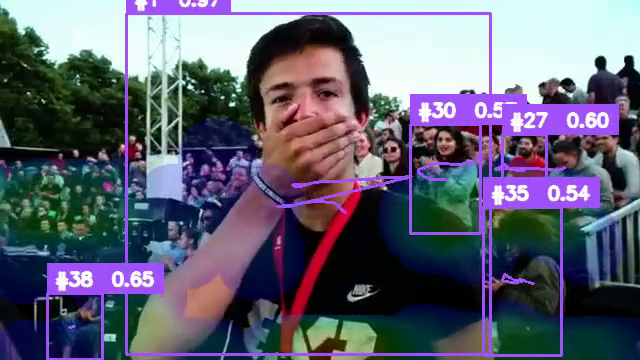
#> input picture frame 62 of output_video.mp4, 640 x 360 px
$ python extract_screenshots.py
#> lines starting #> are read from the running program, lines starting #| are printed output that depends on the picture
import cv2
import os

def extract_screenshots(video_path="output_video.mp4", num_screenshots=3, output_dir="screenshots"):
#> called with video_path = 'output_video.mp4', num_screenshots = 3, output_dir = 'screenshots'
    if not os.path.exists(output_dir):
        os.makedirs(output_dir)

    cap = cv2.VideoCapture(video_path)
    if not cap.isOpened():
        print(f"Error opening video file {video_path}")
        return

    total_frames = int(cap.get(cv2.CAP_PROP_FRAME_COUNT))
    if total_frames <= 0:
        print("Video has no frames.")
        return

    # Extract frames at equal intervals
    intervals = [total_frames // (num_screenshots + 1) * i for i in range(1, num_screenshots + 1)]

    for i, frame_idx in enumerate(intervals):
        cap.set(cv2.CAP_PROP_POS_FRAMES, frame_idx)
        ret, frame = cap.read()
        if ret:
            output_path = os.path.join(output_dir, f"screenshot_{i+1}.jpg")
            cv2.imwrite(output_path, frame)
            print(f"Saved screenshot: {output_path}")
        else:
            print(f"Failed to extract frame at index {frame_idx}")
#> this loop made 3 passes
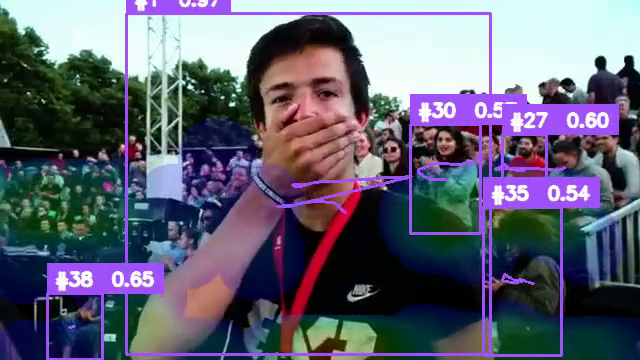
#> input picture frame 62 of output_video.mp4, 640 x 360 px
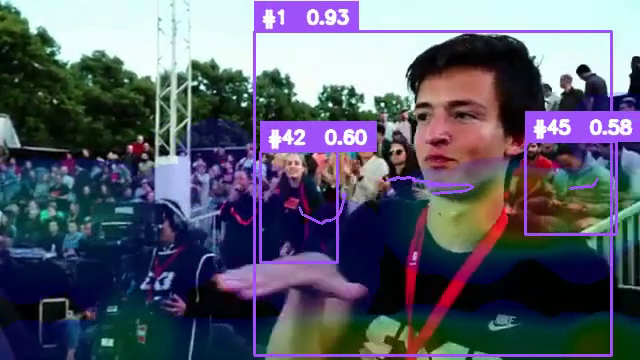
#> input picture frame 124 of output_video.mp4, 640 x 360 px
#> pass 3, in extract_screenshots, `ret, frame = cap.read()`:
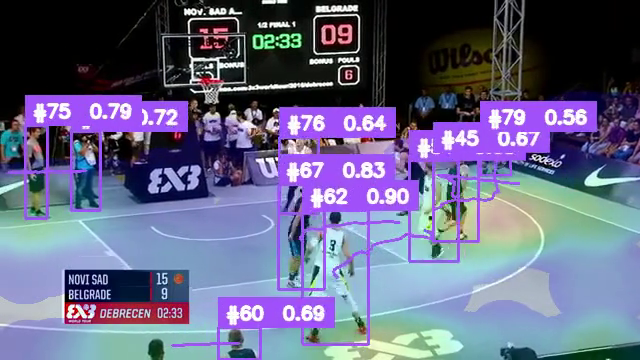
#> frame: shape (360, 640, 3); mean B, G, R 132.8, 103, 100.9

    cap.release()
    print("Screenshot extraction complete.")

if __name__ == "__main__":
    extract_screenshots()

$ run again, starting later in the video
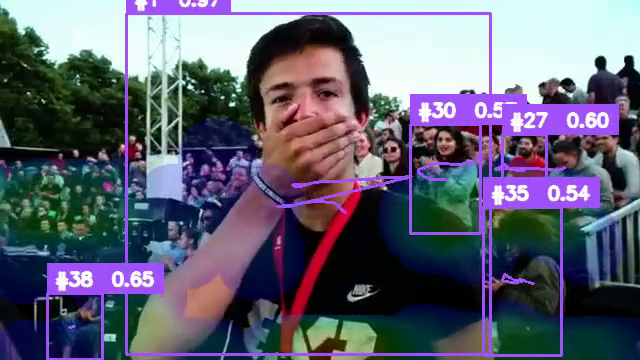
#> input picture frame 62 of output_video.mp4, 640 x 360 px
#> the loop in extract_screenshots, `for i, frame_idx in enumerate(intervals):` made 3 passes
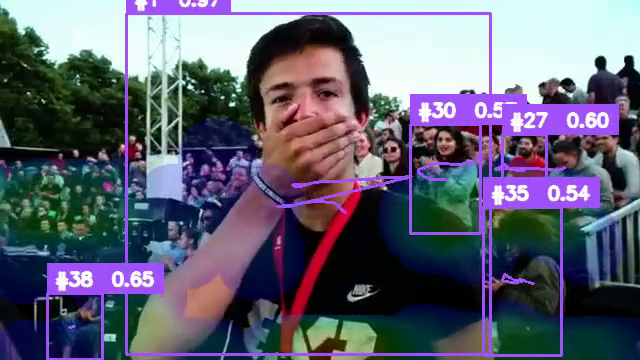
#> input picture frame 62 of output_video.mp4, 640 x 360 px
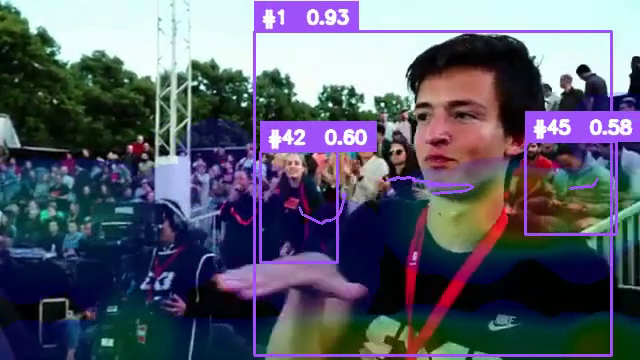
#> input picture frame 124 of output_video.mp4, 640 x 360 px

$ run again, starting later in the video
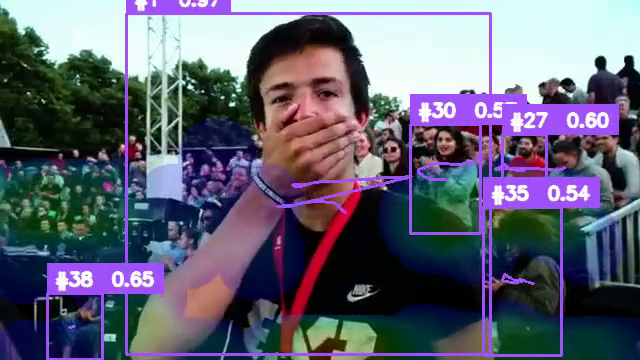
#> input picture frame 62 of output_video.mp4, 640 x 360 px
#> the loop in extract_screenshots, `for i, frame_idx in enumerate(intervals):` made 3 passes
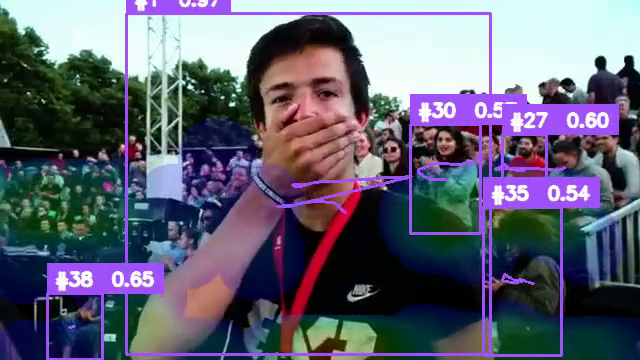
#> input picture frame 62 of output_video.mp4, 640 x 360 px
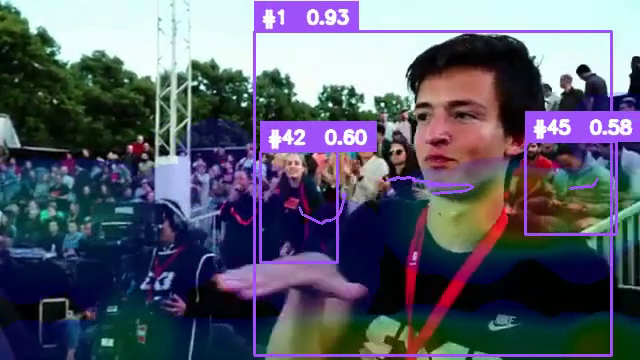
#> input picture frame 124 of output_video.mp4, 640 x 360 px
